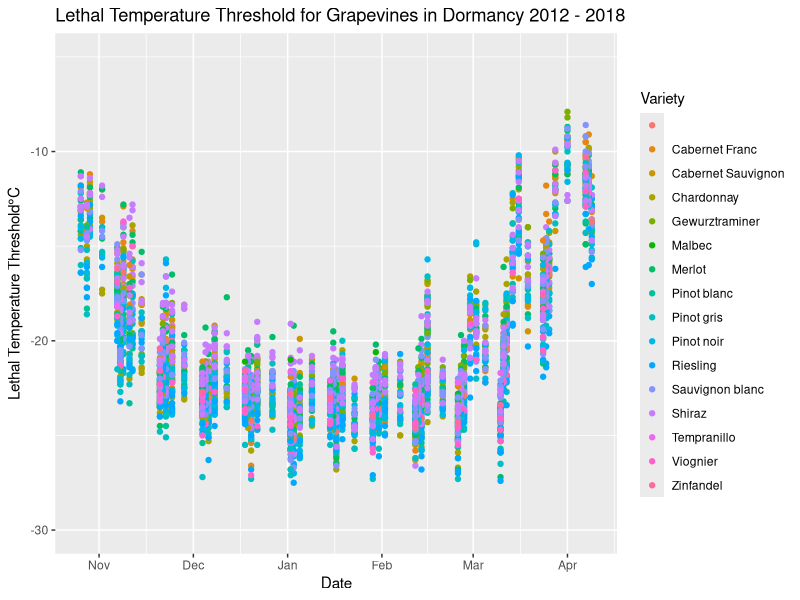
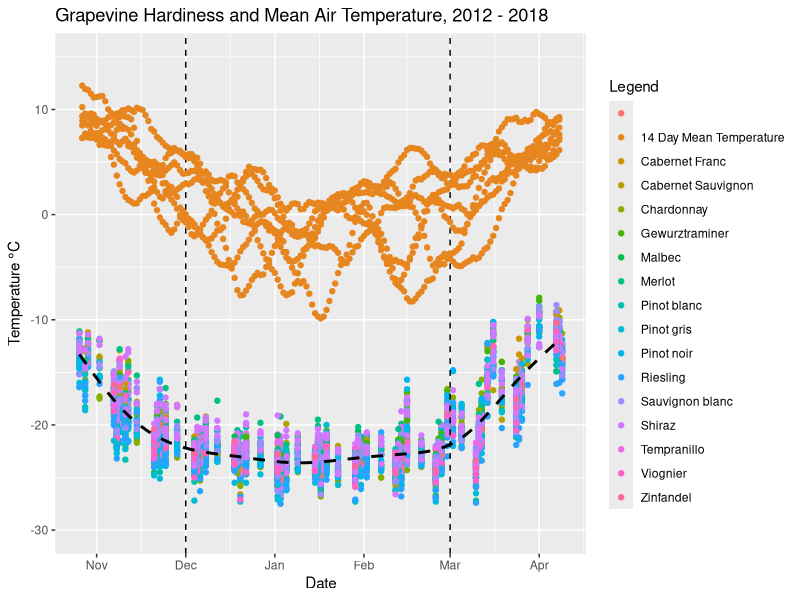

These charts were generated, in order, by the following R code:
# plotting the hardiness for all varieties and all sites 
library(ggplot2)
library(dplyr)

# load data

# plot hardiness and hardiness pct_chg on same graph per season
# differentiate variety with colors and site with shapes
# ggplot aes() object specs https://ggplot2.tidyverse.org/articles/ggplot2-specs.html # nolint

# setting wd to ./viz to adhere to analogue to ML wd
setwd("c:/users/adamf/onedrive/documents/code/hardiness/viz")

weather <- read.csv("../data/predictors.csv")
hardiness <- read.csv("../data/model_train.csv")

# filter so that weather is only for the period we care about
max_d <- max(hardiness$days_since_aug_1)
min_d <- min(hardiness$days_since_aug_1)
weather <- weather[(weather$days_since_aug_1 > min_d) & (weather$days_since_aug_1 < max_d), ]


# changing datetime to be the correct type
hardiness$datetime <- as.Date(hardiness$datetime, format = "%Y-%m-%d")

### WITHOUT PHASE BOUNDARIES

base <- ggplot(hardiness, aes(days_since_aug_1, hardiness)) + # nolint
geom_point(aes(color = variety)) +
ylim(-30, -5) +
labs(title = "Lethal Temperature Threshold for Grapevines in Dormancy 2012 - 2018", #nolint
y = expression("Lethal Temperature Threshold" * degree * "C"),
x = "Date",
colour = "Variety") +

# converting days since august 1st to be month abbreviations
scale_x_continuous(breaks = c(91, 122, 153, 184, 214, 245),
labels = c("Nov", "Dec", "Jan", "Feb", "Mar", "Apr")) # Nov, Dec, Jan, Feb, Mar, Apr #nolint

ggsave(paste0("hardiness/", "hardiness_all", ".png"))


### WITH PHASE BOUNDARIES

hardiness_phases <- ggplot(hardiness, aes(days_since_aug_1, hardiness)) + # nolint
geom_point(aes(color = variety)) +
ylim(-30, 15) +
labs(title = "Grapevine Hardiness and Mean Air Temperature, 2012 - 2018", #nolint
y = expression("Temperature " * degree * "C"),
x = "Date",
colour = "Legend") +

# MLE trendline
geom_smooth(method = 'gam', color = "black", linetype = "dashed", se = FALSE) +

# converting days since august 1st to be month abbreviations
scale_x_continuous(breaks = c(91, 122, 153, 184, 214, 245),
labels = c("Nov", "Dec", "Jan", "Feb", "Mar", "Apr")) +# Nov, Dec, Jan, Feb, Mar, Apr #nolint

# emphasizing the deep dormancy phase
geom_vline(xintercept = c(122, 214),
linetype = "dashed", colour = "black") + 

# adding tmean
geom_point(aes(x = days_since_aug_1, y = tmean_avg_14, color = "14 Day Mean Temperature"), data = weather) 

ggsave(paste0("hardiness/", "hardiness_all_with_phases", ".png"))
